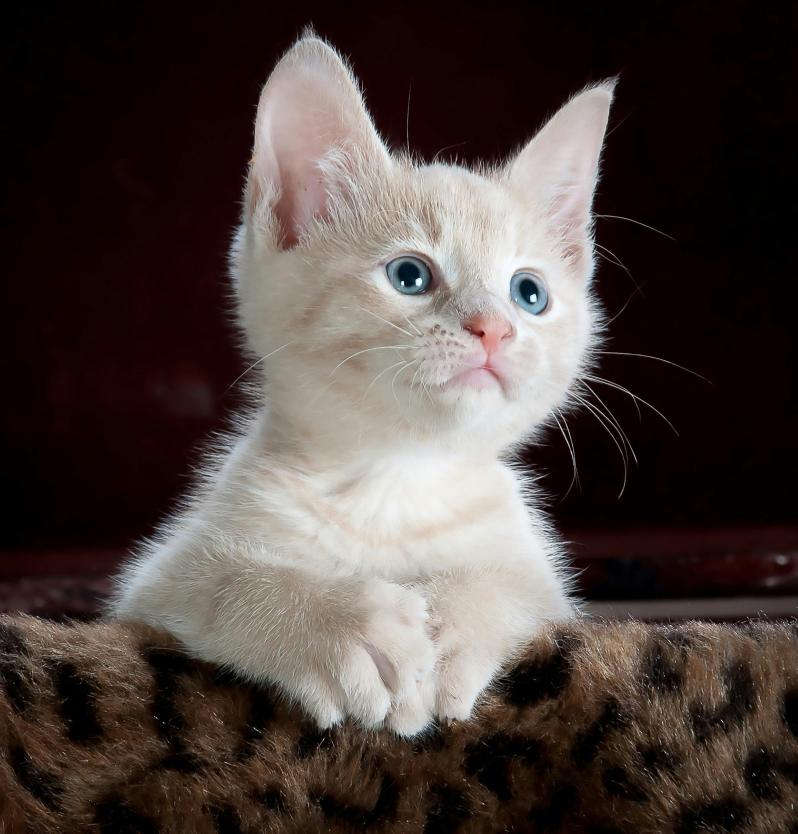
#> input picture Array/ex03/animal.jpeg, 2392 x 2500 px (shown at 1/3 size)
$ python zoom.py
#> lines starting #> are read from the running program, lines starting #| are printed output that depends on the picture
### Array/ex03/load_image.py
import cv2
import numpy as np
import os


def ft_load(path: str) -> np.array:

#> called with path = 'animal.jpeg'
    try:
        if not os.path.exists(path):
            raise AssertionError("File not found")
        if not path.lower().endswith((".jpeg", ".jpg")):
            raise AssertionError("Only jpeg or jpg supported")
        img = cv2.imread(path)  # read as a blue gran red
#> img is the input picture: shape (2500, 2392, 3); mean B, G, R 63.1, 66.8, 77.4
        print(f"The shape of image is: {img.shape}")
#| The shape of image is: (2500, 2392, 3)
        rgb_format = cv2.cvtColor(img, cv2.COLOR_BGR2RGB)  # convert to rgb
        return (np.array(rgb_format))
    except AssertionError as e:
        print(e)
        return ""

### Array/ex03/zoom.py
from load_image import ft_load
from matplotlib import pyplot as plt


def main():
    """
    Loads an image and extracts a 400x400 region from the center
    (red channel only).
    Saves the cropped region as 'zoomed.jpeg' and prints the new shape.
    """
    try:
        img = ft_load("animal.jpeg")
        if img is None:
            raise AssertionError("Loading the image failed")
        print(img)
#> (printed output is left out)
        zoomed_img = img[184:584, 312:712, 0]
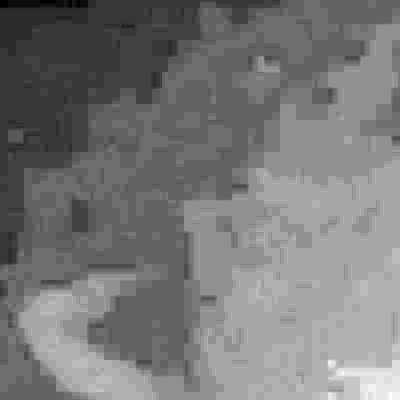
#> zoomed_img: shape (400, 400); min 5, max 28, mean 15.9; drawn with min black and max white
        plt.imshow(zoomed_img)
        plt.savefig("zoomed.jpeg")
        print(f"New shape after slicing: {zoomed_img.shape}")
#| New shape after slicing: (400, 400)
        print(zoomed_img)
#> (printed output is left out)
    except AssertionError as e:
        print(e)


if __name__ == "__main__":
    main()
